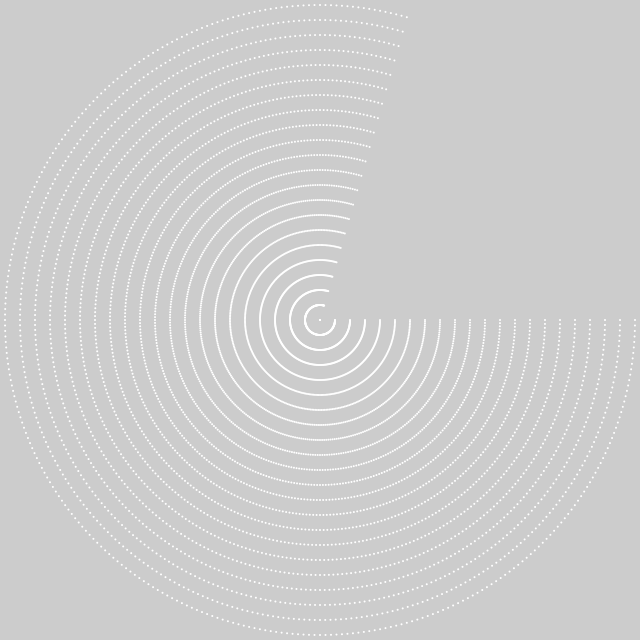
Frame 1 (no input)
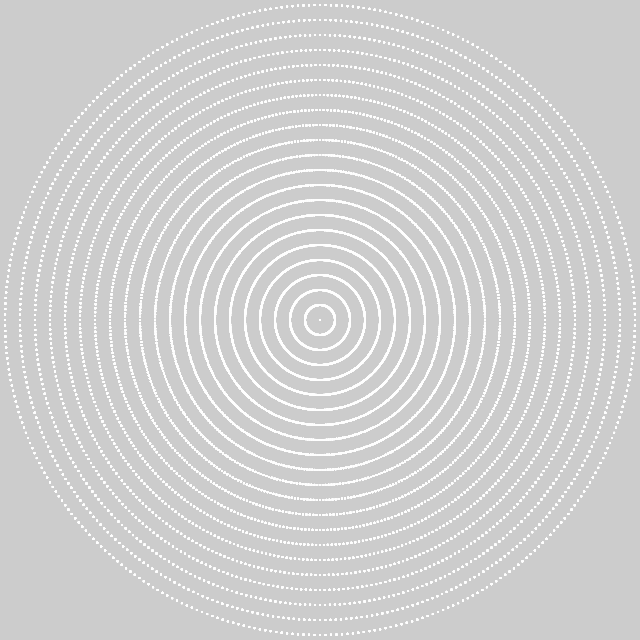
Frame 60 (the mouse pressed at the canvas centre just before this capture)
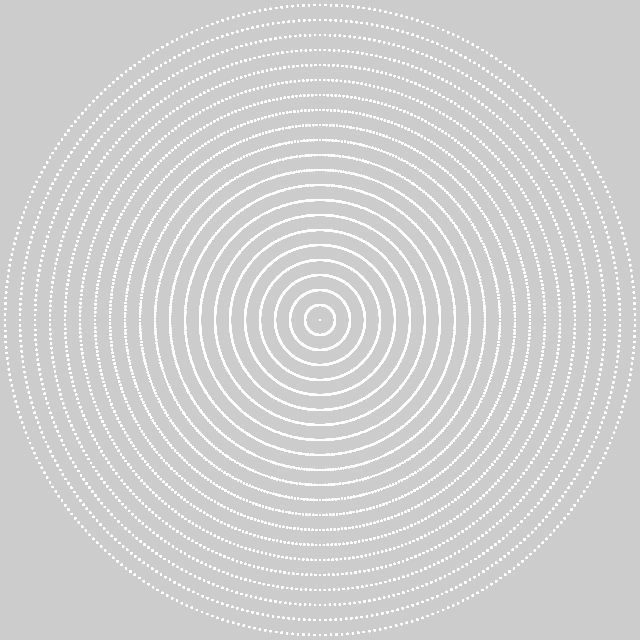
Frame 120 (the mouse held since frame 60 and released just before this capture)

The Processing sketch that drew these frames (run headless with seeded random() and noise(); from frame 60 on, the mouse is pressed at the canvas centre):

// Processing sketch: day031
// ── day031.pde
float f, g, r;
void setup() {
  size(640, 640);
  noStroke();
}
void draw() {
  clear();
  translate(320, 320);
  for (f=0; f<320; f+=15) {
    rotate(r);
    for (g=0; g<5; g+=PI/180)
      circle(f*cos(g), f*sin(g), 2);
  }
  r+=PI/180;
}
